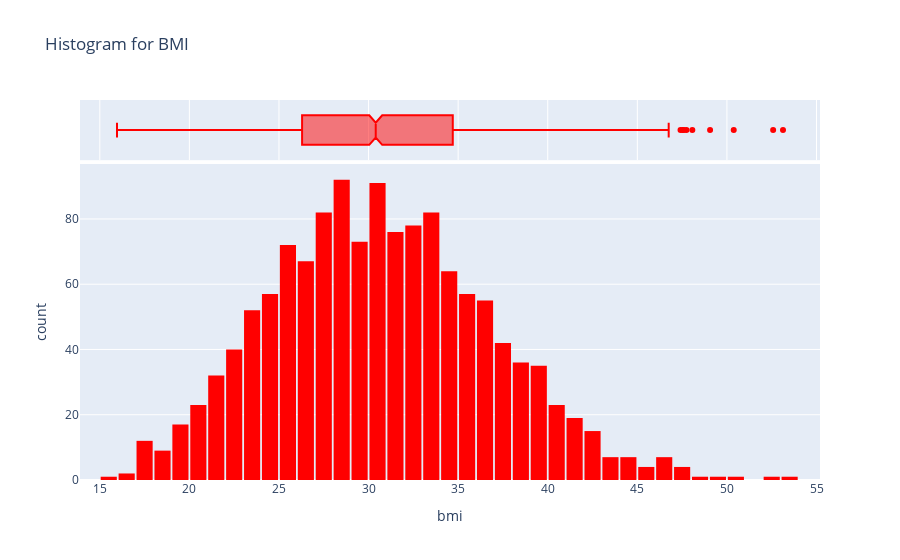

Write notebook code for a chart like this one.
### Markdown cell above
### Body Mass Index (BMI)
Let's look at the distribution of BMI (Body Mass Index) of customers, using a histogram and box plot.

### Code cell
fig = px.histogram(medical_df,
                    x='bmi',
                    marginal='box',
                    color_discrete_sequence=['red'],
                    title='Histogram for BMI')
fig.update_layout(bargap=0.1)
fig.show()

### Figure 1 — Plotly figure (JSON) as saved in the notebook; plotly's stock layout.template omitted (floating-point values rounded to 4 significant figures; data arrays with more than 128 entries replaced by an {"elided": "..."} marker saying what was removed)
{"data": [{"alignmentgroup": "True", "bingroup": "x", "hovertemplate": "bmi=%{x}<br>count=%{y}<extra></extra>", "legendgroup": "", "marker": {"color": "red", "pattern": {"shape": ""}}, "name": "", "offsetgroup": "", "orientation": "v", "showlegend": false, "type": "histogram", "x": {"elided": "1338 float values"}, "xaxis": "x", "yaxis": "y"}, {"alignmentgroup": "True", "hovertemplate": "bmi=%{x}<extra></extra>", "legendgroup": "", "marker": {"color": "red"}, "name": "", "notched": true, "offsetgroup": "", "showlegend": false, "type": "box", "x": {"elided": "1338 float values"}, "xaxis": "x2", "yaxis": "y2"}], "layout": {"bargap": 0.1, "barmode": "relative", "legend": {"tracegroupgap": 0}, "title": {"text": "Histogram for BMI"}, "xaxis": {"anchor": "y", "domain": [0, 1], "title": {"text": "bmi"}}, "xaxis2": {"anchor": "y2", "domain": [0, 1], "matches": "x", "showgrid": true, "showticklabels": false}, "yaxis": {"anchor": "x", "domain": [0, 0.8316], "title": {"text": "count"}}, "yaxis2": {"anchor": "x2", "domain": [0.8416, 1], "matches": "y2", "showgrid": false, "showline": false, "showticklabels": false, "ticks": ""}}}
